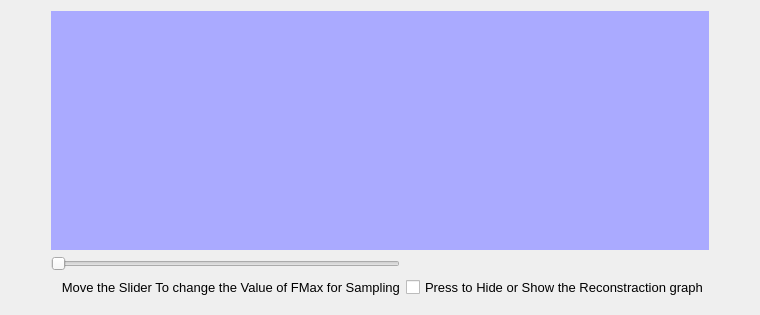
      <widget class="QWidget" name="tab1">
       <attribute name="title">
        <string>Tab 1</string>
       </attribute>
       <layout class="QGridLayout" name="gridLayout_2">
        <item row="0" column="0">
         <layout class="QGridLayout" name="gridLayout_Tab1">
          <item row="0" column="0">
           <spacer name="horizontalSpacer_forslider">
            <property name="orientation">
             <enum>Qt::Horizontal</enum>
            </property>
            <property name="sizeType">
             <enum>QSizePolicy::Ignored</enum>
            </property>
            <property name="sizeHint" stdset="0">
             <size>
              <width>40</width>
              <height>20</height>
             </size>
            </property>
           </spacer>
          </item>
          <item row="0" column="1">
           <layout class="QGridLayout" name="outer_gridLayout_mainGraph">
            <item row="0" column="0">
             <layout class="QGridLayout" name="inner_gridLayout_mainGraph">
              <item row="2" column="1">
               <widget class="QCheckBox" name="Hide_checkBox">
                <property name="font">
                 <font>
                  <pointsize>10</pointsize>
                 </font>
                </property>
                <property name="text">
                 <string>Press to Hide or Show the Reconstraction graph</string>
                </property>
               </widget>
              </item>
              <item row="1" column="0">
               <widget class="QSlider" name="sample_horizontalSlider">
                <property name="minimum">
                 <number>5</number>
                </property>
                <property name="pageStep">
                 <number>5</number>
                </property>
                <property name="value">
                 <number>5</number>
                </property>
                <property name="orientation">
                 <enum>Qt::Horizontal</enum>
                </property>
               </widget>
              </item>
              <item row="2" column="0">
               <widget class="QLabel" name="slider_label">
                <property name="font">
                 <font>
                  <pointsize>10</pointsize>
                 </font>
                </property>
                <property name="text">
                 <string>   Move the Slider To change the Value of FMax for Sampling</string>
                </property>
               </widget>
              </item>
              <item row="0" column="0" colspan="2">
               <widget class="PlotWidget" name="mainSignalWidget" native="true">
                <property name="minimumSize">
                 <size>
                  <width>607</width>
                  <height>239</height>
                 </size>
                </property>
                <property name="styleSheet">
                 <string notr="true">background-color: rgb(170, 170, 255);</string>
                </property>
               </widget>
              </item>
             </layout>
            </item>
            <item row="1" column="0">
             <widget class="PlotWidget" name="ReconstructWidget" native="true">
              <property name="styleSheet">
               <string notr="true">background-color: rgb(170, 170, 255);</string>
              </property>
             </widget>
            </item>
           </layout>
          </item>
          <item row="0" column="2">
           <spacer name="horizontalSpacer_ForHide">
            <property name="orientation">
             <enum>Qt::Horizontal</enum>
            </property>
            <property name="sizeType">
             <enum>QSizePolicy::Ignored</enum>
            </property>
            <property name="sizeHint" stdset="0">
             <size>
              <width>40</width>
              <height>20</height>
             </size>
            </property>
           </spacer>
          </item>
         </layout>
        </item>
       </layout>
      </widget>
